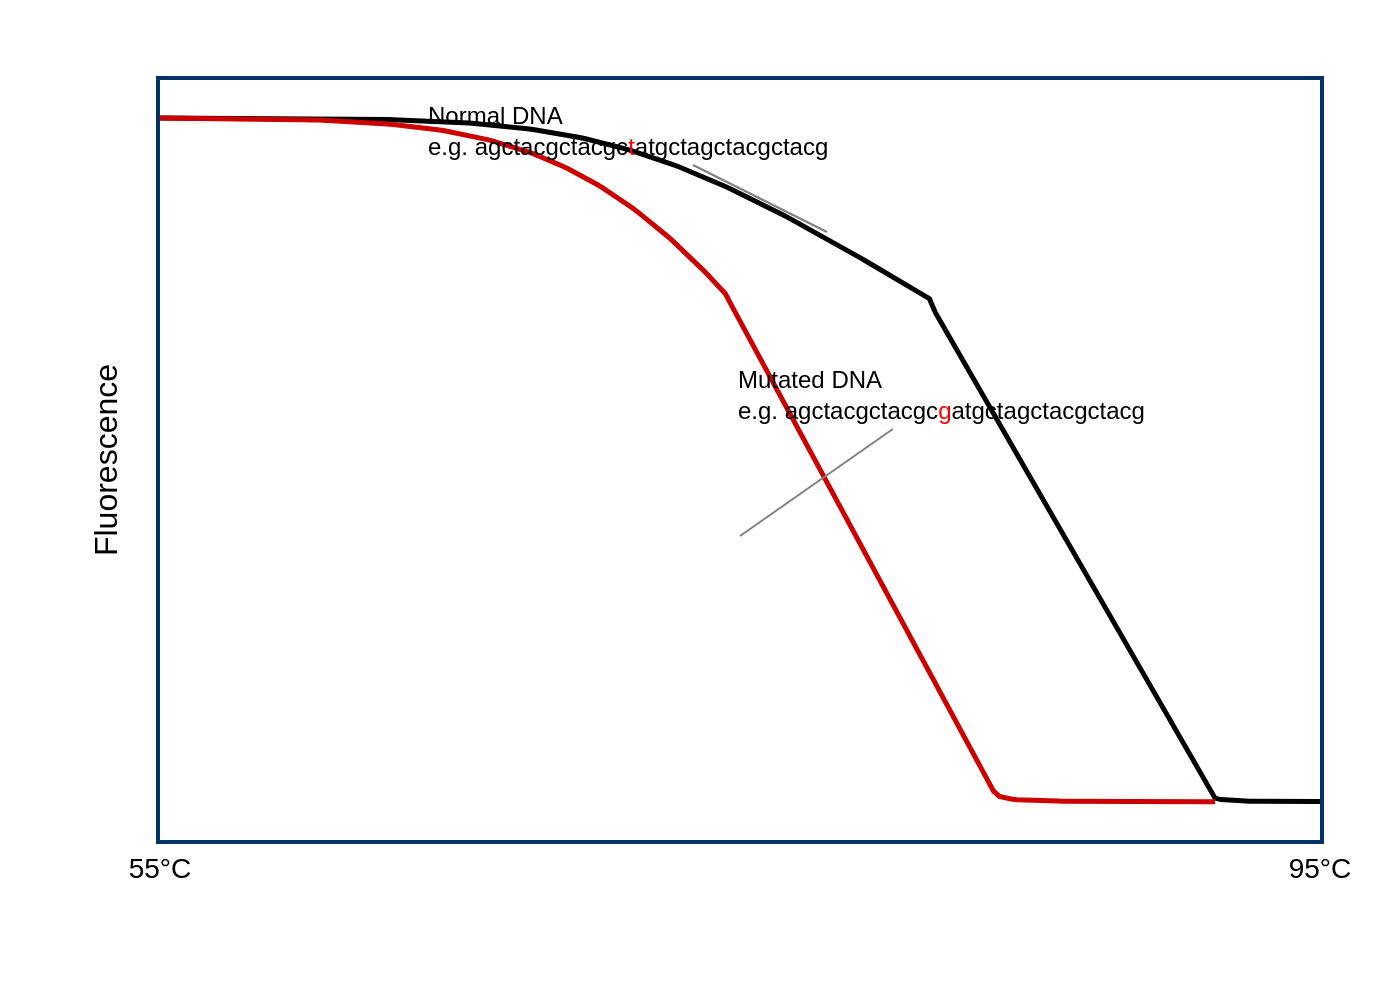

This chart was generated by the following Python code:
import sys
import json
import plotly.graph_objects as go
import os

def main():
    if len(sys.argv) != 2:
        print("Usage: python script.py <path_to_json>")
        sys.exit(1)

    json_path = sys.argv[1]
    if not os.path.exists(json_path):
        print(f"Error: JSON file not found at {json_path}")
        sys.exit(1)

    with open(json_path, 'r', encoding='utf-8') as f:
        chart_data_json = json.load(f)

    chart_data = chart_data_json['chart_data']
    texts = chart_data_json['texts']
    colors = chart_data_json['colors']

    fig = go.Figure()

    for i, series in enumerate(chart_data):
        fig.add_trace(go.Scatter(
            x=series['x'],
            y=series['y'],
            mode='lines',
            name=series['name'],
            line=dict(color=colors[i], width=2.5)
        ))

    fig.update_layout(
        plot_bgcolor='white',
        showlegend=False,
        font=dict(family="Arial", size=12, color='#000000'),
        width=800,
        height=450,
        margin=dict(l=80, r=40, t=40, b=80),
        xaxis=dict(
            range=[55, 95],
            tickvals=[55, 95],
            ticktext=['55°C', '95°C'],
            tickfont=dict(size=14),
            showgrid=False,
            zeroline=False,
            showline=True,
            linecolor='#003366',
            linewidth=2,
            mirror=True
        ),
        yaxis=dict(
            title_text=texts['y_axis_title'],
            title_font=dict(size=16),
            showticklabels=False,
            showgrid=False,
            zeroline=False,
            showline=True,
            linecolor='#003366',
            linewidth=2,
            mirror=True,
            range=[0, 1]
        )
    )

    if texts.get('annotations'):
        for annotation in texts['annotations']:
            fig.add_annotation(
                text=annotation['text'],
                x=annotation['x'],
                y=annotation['y'],
                xref=annotation['xref'],
                yref=annotation['yref'],
                showarrow=annotation['showarrow'],
                arrowhead=annotation['arrowhead'],
                arrowcolor=annotation['arrowcolor'],
                ax=annotation['ax'],
                ay=annotation['ay'],
                font=annotation['font'],
                align=annotation['align']
            )

    filename_base = os.path.splitext(os.path.basename(json_path))[0]
    output_filename = f"{filename_base}.png"
    
    fig.write_image(output_filename, scale=2)
    print(f"Chart saved to {output_filename}")

if __name__ == "__main__":
    main()
